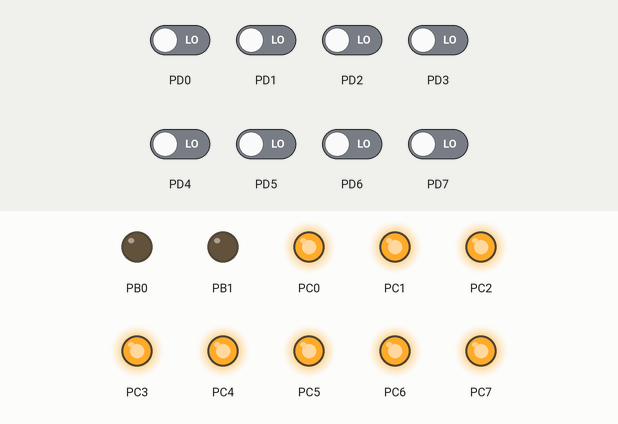
This program was run on a simulated ATmega8, built with avr-gcc and emulated at 1 MHz. Parts: output pins drawn as LEDs (lit = HIGH). Inputs (shaded band) come from the test bench; at power-on: PD0–7 LOW. At 0.0 s the program stops and its outputs stay as they are.

Above: at 0.1 s.
Timing chart, 0 to 1.5 s (numbered marks = the images above):
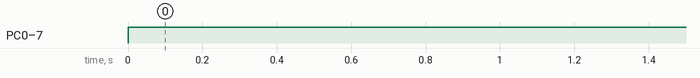

Measured:
- by itself, PC0–7: LOW → HIGH at 0.00 s

The program:

main.cpp
```cpp
/*
 * Single_Slave.cpp
 *
 * Created: 10.05.2018 1:08:33
 * Author : Юрій
 */

#define F_CPU 1000000
#include <avr/io.h>
#include <util/delay.h>

void SPI_SlaveInit(void)
{
	DDRB = 0b00010011; // 3.1 Програмуємо виводи MISO, виводи 0 і 1 на вихід, а інші - на вхід
	SPCR = (1<<SPE); // 3.2 Дозвіл роботи модуля SPI
}
char SPI_SlaveTransmit_Receive(char cData)
{
	char received_Data;
	/* Початок передачі */

	SPDR = cData; // 6.1 Запис 8 біт даних для передачі в SPDR

	/* Wait for transmission complete */
	while(!(SPSR & (1<<SPIF))) // 6.2
	; // 6.2 Чекаємо завершення передачі

	received_Data=SPDR; // 6.3 Читання прийнятих даних з регістра SPDR

	return received_Data;
}

int main(void)
{
	DDRD=0x00; // 1 Програмуємо порт D на вхід.
	PORTD=0x00; // 1 Відключаємо внутрішні підтягуючі резисторри, оскільки вони є на схемі.

	DDRC=0xff; // 2 Програмуємо виводи порта С на вихід.
	PORTC=0xff; // 2 Виводи порта С встановлюємо в 1.

	SPI_SlaveInit();  // 3 Налаштування моуля SPI
	char data;

	while (1) // 4
	{
		data = PIND;  // 5 Читання даних для передачі з порту D

		char r_Data = SPI_SlaveTransmit_Receive(data);  // 6 Прийом/передача даних

		PORTC = r_Data; // 7 Виведення 6 молодших біт прийнятих даних на PC0-PC5

		/* Виведення 2 старших біт прийнятих даних на PB6-PB7:*/
		char temp = PORTB; // 7
		temp &= 0b11111100; // 7
		temp |= ((r_Data>>6) & 0b00000011); // 7
		PORTB = temp; // 7
	} // 8
}
```
